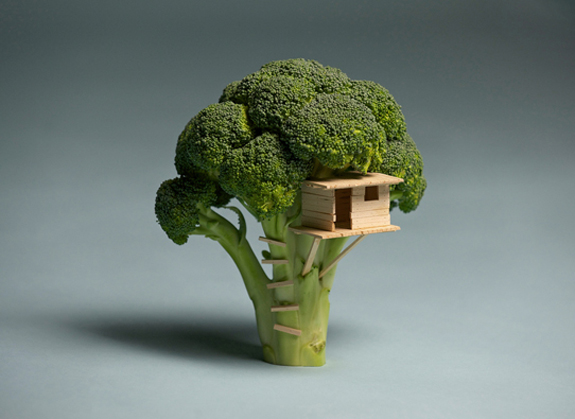
#> input picture SEM 6/SEM 6 Pracs/IS/Experiment 1 Caeser and Hill Cipher/Hello.jpg, 575 x 419 px
$ python jayesh_wala.py
#> lines starting #> are read from the running program, lines starting #| are printed output that depends on the picture
import cv2
import numpy as np
img = cv2.imread('Hello.jpg',cv2.IMREAD_GRAYSCALE)
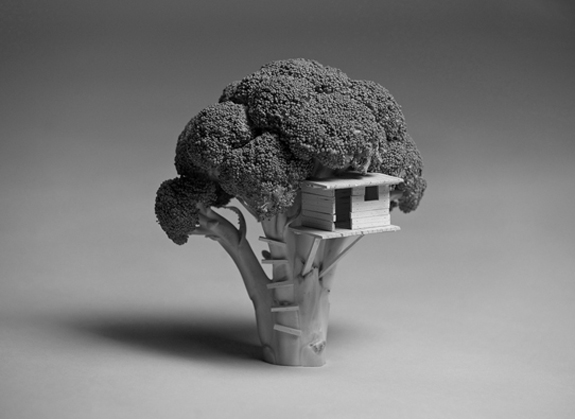
#> img: shape (419, 575); min 0, max 231, mean 122.8
cv2.imwrite('gray.jpg',img)
def generate_key_matrix(n): #Creating a Involutory Matrix
    Mod = 256
    k = 23
    d = np.random.randint(256, size = (int(n/2),int(n/2)))
    I = np.identity(int(n/2))
    a = np.mod(-d,Mod)
    b = np.mod((k * np.mod(I - a,Mod)),Mod)
    k = np.mod(np.power(k,127),Mod)
    c = np.mod((I + a),Mod)
    c = np.mod(c * k, Mod)
    A1 = np.concatenate((a,b), axis = 1)
    A2 = np.concatenate((c,d), axis = 1)
    A = np.concatenate((A1,A2), axis = 0)
    return A
key = generate_key_matrix(img.shape[0])
#> (the run stopped early here; a loop or call above may not have finished)
